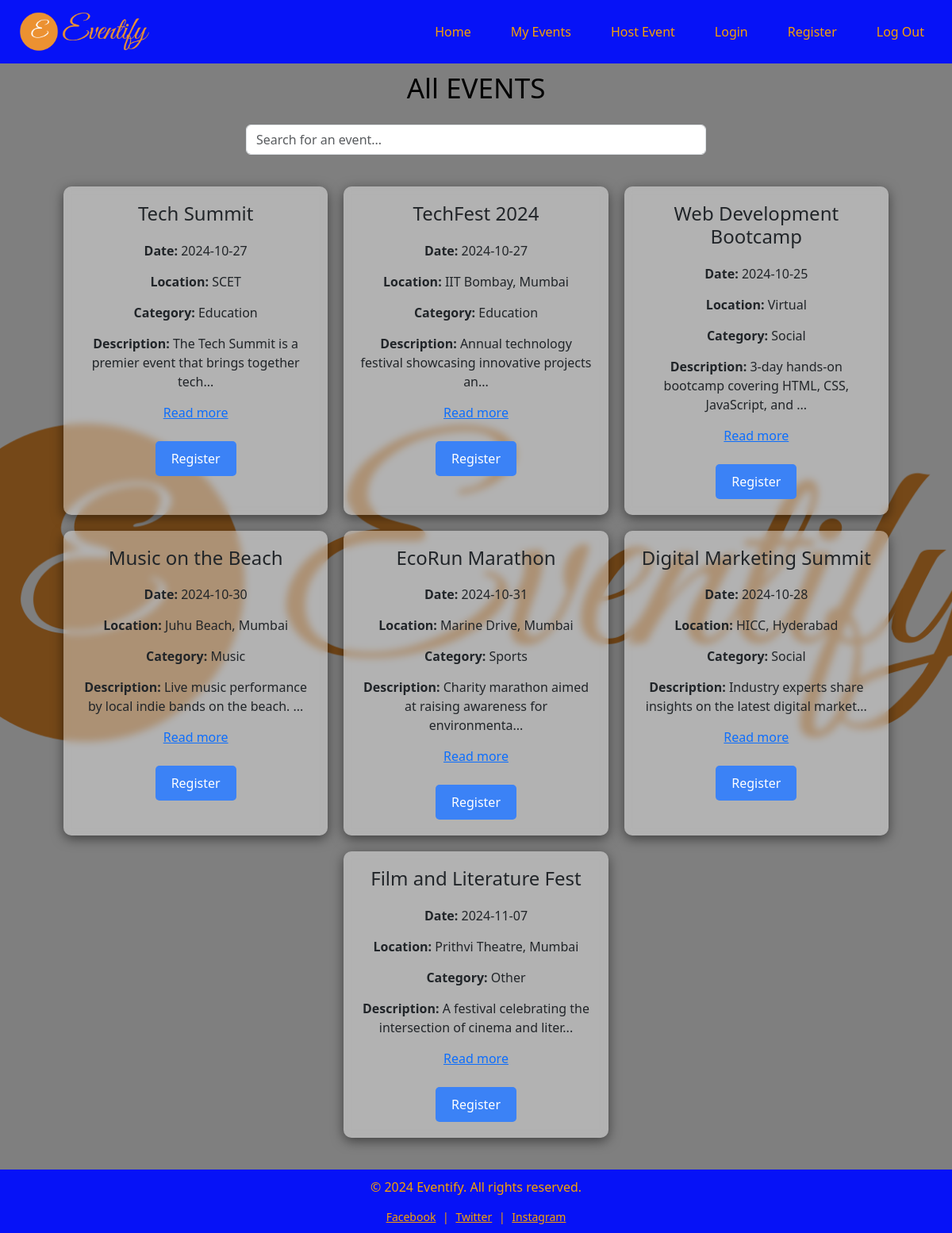
Page /event-details.php on the committed database.
### tables this page shows
CREATE TABLE `event` (
  `id` int(100) NOT NULL,
  `username` varchar(100) NOT NULL,
  `title` varchar(100) NOT NULL,
  `description` text NOT NULL,
  `date` date NOT NULL,
  `category` varchar(100) NOT NULL,
  `location` varchar(100) NOT NULL
);

### event-details.php (the view, shortened to what this page needs)
<!DOCTYPE html>
<html lang="en">
<head>
    <link href="https://cdn.jsdelivr.net/npm/bootstrap@5.3.3/dist/css/bootstrap.min.css" rel="stylesheet">
</head>
<body>
    <div class="background">
        <nav>
            <div>
                <img src="./images/logo.png" class="logo" alt="Eventify Logo">
            </div>
            <ul>
                <li><a href="index.php">Home</a></li>
                <li><a href="myevents.php">My Events</a></li>
                <li><a href="hostevent2.php">Host Event</a></li>
                <li><a href="login1.php">Login</a></li>
                <li><a href="register1.php">Register</a></li>
                <li><a href="logout.php">Log Out</a></li>
            </ul>
        </nav>
        <h1 class="header">All EVENTS</h1>
        <input type="text" class="form-control search-bar" placeholder="Search for an event...">
        <main class="content">
        <?php
    include 'connect.php';
    $sql = "select * from `event`";
    $result = mysqli_query($connect,$sql);
    if($result){
        while ($event = mysqli_fetch_assoc($result)) {
        $short_description = (strlen($event['description']) > 60) ? substr($event['description'], 0, 60) . "..." : $event['description'];
        echo '<section>
            <h1>' . $event['title'] . '</h1>
            <p><strong>Date:</strong> ' . $event['date'] . '</p>
            <p><strong>Location:</strong> ' . $event['location'] . '</p>
            <p><strong>Category:</strong> ' . $event['category'] . '</p>
            <p><strong>Description: </strong>'.$short_description.'</p>
                <a href="indi-event-details1.php?event_id='.$event['id'].' target="_blank"">Read more</a><br><br>
            <form action="event-details.php" method="POST">
                    <input type="hidden" name="event_id" value="' . $event['id'] . '">
                    <input type="hidden" name="event_title" value="' . $event['title'] . '">
                    <button type="submit" name="register">Register</button>
                </form>
        </section>';
    }
}
else{
    die(mysqli_error($connect));
}
?>
        </main>
    </div>
    <footer>
        <p>&copy; 2024 Eventify. All rights reserved.</p>
        <div class="socials">
            <a href="#">Facebook</a> | <a href="#">Twitter</a> | <a href="#">Instagram</a>
        </div>
    </footer>
</body>
</html>

### event-details.php (style rules this page uses)
body { font-family: 'Segoe UI', Tahoma, Geneva, Verdana, sans-serif; margin: 0; padding: 0; min-height: 100vh; display: flex; flex-direction: column; background-color: #f4f4f9; }
.background { flex: 1; display: flex; flex-direction: column; align-items: center; padding: 20px; background-image: url('./images/background.png'); background-size: cover; background-position: center; background-repeat: no-repeat; position: relative; }
.background::before { content: ''; position: absolute; top: 0; left: 0; right: 0; bottom: 0; background: rgba(0, 0, 0, 0.5); z-index: 1; }
nav { background-color: rgb(6, 18, 247); display: flex; justify-content: space-between; align-items: center; padding: 15px 20px; width: 100%; position: absolute; top: 0; left: 0; z-index: 3; }
nav .logo { height: 50px; width: auto; }
nav ul { padding: 0; margin: 0; list-style: none; display: flex; gap: 20px; }
nav a { color: #f7a101; padding: 5px 15px; border-radius: 5px; transition: background-color 0.3s; text-decoration: none; }
.header { margin-top:70px; z-index = 2; color:black; font-size:35px; }
.search-bar { margin-top: 5px; width: 50%; display: flex; justify-content: center; z-index: 3; }
.content { margin-top: 20px; display: flex; flex-wrap: wrap; justify-content: center; gap: 20px; padding: 20px; z-index: 3; }
section { background-color: rgba(255, 255, 255, 0.4); backdrop-filter: blur(5px); padding: 20px; border-radius: 10px; box-shadow: 0px 4px 15px rgba(0, 0, 0, 0.5); text-align: center; flex: 1 1 calc(33.333% - 40px); max-width: calc(33.333% - 40px); min-width: 325px; z-index: 3; }
h1 { font-size: 24px; margin-bottom: 20px; }
p { font-size: 16px; margin-bottom: 15px; }
button { background-color: #3b82f6; color: white; border: none; padding: 10px 20px; border-radius: 5px; cursor: pointer; transition: background-color 0.3s; font-size: 16px; }
footer { background-color: rgb(6, 18, 247); color: #f7a101; padding: 10px; text-align: center; font-size: 14px; margin-top: auto; }
footer .socials { margin-top: 10px; }
footer a { color: #f7a101; padding: 0 5px; }

### rows in the picture
event: title "Tech Summit", date "2024-10-27", location "SCET", category "Education", description "The Tech Summit is a premier event that brings together tech..."
event: title "TechFest 2024", date "2024-10-27", location "IIT Bombay, Mumbai", category "Education", description "Annual technology festival showcasing innovative projects an..."
event: title "Web Development Bootcamp", date "2024-10-25", location "Virtual", category "Social", description "3-day hands-on bootcamp covering HTML, CSS, JavaScript, and ..."
event: title "Music on the Beach", date "2024-10-30", location "Juhu Beach, Mumbai", category "Music", description "Live music performance by local indie bands on the beach. ..."
event: title "EcoRun Marathon", date "2024-10-31", location "Marine Drive, Mumbai", category "Sports", description "Charity marathon aimed at raising awareness for environmenta..."
event: title "Digital Marketing Summit", date "2024-10-28", location "HICC, Hyderabad", category "Social", description "Industry experts share insights on the latest digital market..."
event: title "Film and Literature Fest", date "2024-11-07", location "Prithvi Theatre, Mumbai", category "Other", description "A festival celebrating the intersection of cinema and liter..."
